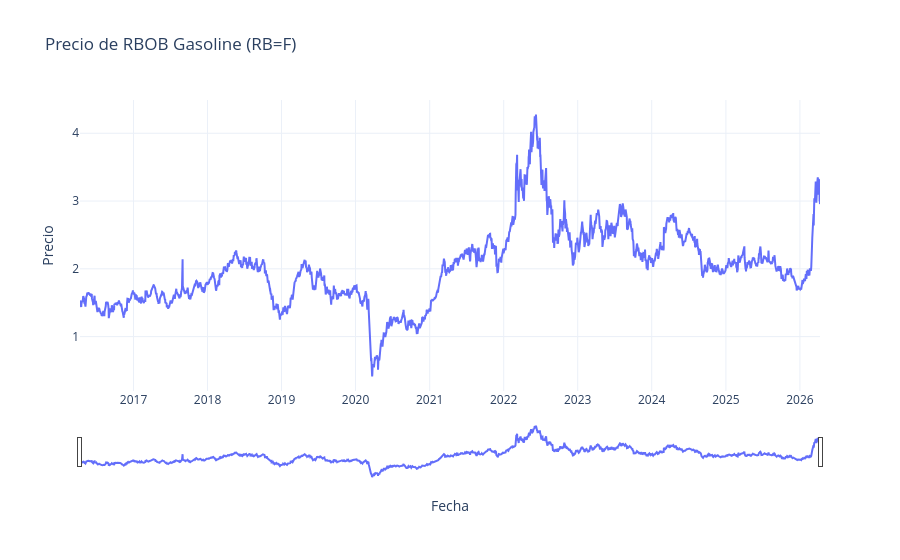

Source (notebook cell):
### Code cell
# cnvertir el índice a datetime y ordenar por fecha
df.index = pd.to_datetime(df.index)
df = df.sort_index()

fig = go.Figure()

fig.add_trace(go.Scatter(
    x=df.index,
    y=df[("close", "RB=F")],
    mode="lines",
    name="Precio"
))

fig.update_layout(
    title="Precio de RBOB Gasoline (RB=F)",
    xaxis_title="Fecha",
    yaxis_title="Precio",
    template="plotly_white",
    xaxis=dict(rangeslider=dict(visible=True))
)

fig.show()

### Figure 1 — Plotly figure (JSON) as saved in the notebook; plotly's stock layout.template omitted (floating-point values rounded to 4 significant figures; data arrays with more than 128 entries replaced by an {"elided": "..."} marker saying what was removed)
{"data": [{"mode": "lines", "name": "Precio", "type": "scatter", "x": {"elided": "2515 str values"}, "y": {"elided": "2515 float values"}}], "layout": {"title": {"text": "Precio de RBOB Gasoline (RB=F)"}, "xaxis": {"rangeslider": {"visible": true}, "title": {"text": "Fecha"}}, "yaxis": {"title": {"text": "Precio"}}}}
